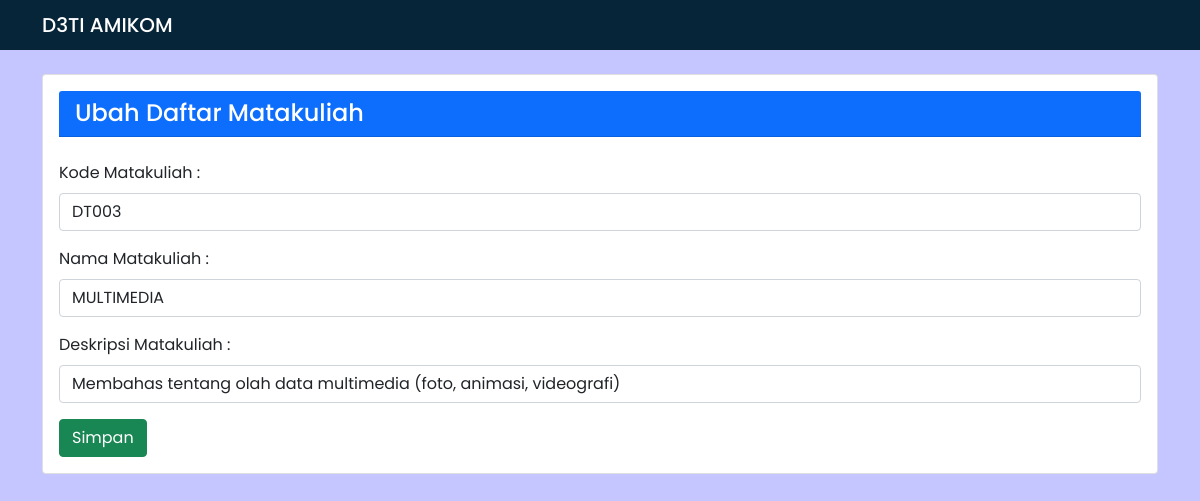
Page /ubah_mk.php?id=3 on the committed database.
### tables this page shows
CREATE TABLE `matakuliah` (
  `id` int(11) NOT NULL,
  `kode` varchar(5) NOT NULL,
  `nama` varchar(50) NOT NULL,
  `deskripsi` text DEFAULT NULL
);

### function.php (called while the page is built, shortened)
<?php
$conn = mysqli_connect("localhost", "root", "", "uts_smt3");
function query($query) {
    global $conn;
    $result = mysqli_query($conn, $query);
    $rows = [];
    while($row = mysqli_fetch_assoc($result)) {
        $rows[] = $row;
    }
    return $rows;
}
?>

### ubah_mk.php (the view, shortened to what this page needs)
<?php
require 'function.php';
$id_mk = $_GET["id"];
$mk = query("SELECT * FROM matakuliah WHERE id = $id_mk")[0];
?>
<!doctype html>
<html lang="en">
  <head>
    <link href="https://cdn.jsdelivr.net/npm/bootstrap@5.1.3/dist/css/bootstrap.min.css" rel="stylesheet">
  </head>
  <body>
    <nav class="navbar navbar-dark">
        <div class="container">
            <span class="navbar-brand mb-0 h1">D3TI AMIKOM</span>
        </div>
    </nav>
    <div class="container">
        <div class="card mt-4">
            <div class="card-body">
                <h4 class="card-header bg-primary text-white mb-4">Ubah Daftar Matakuliah</h4>
                    <form action="" method="post">
                        <div class="mb-3">
                            <label for="kode" class="form-label">Kode Matakuliah : </label>
                            <input type="text" name="kode" onkeyup="this.value = this.value.toUpperCase();" class="form-control" id="kode" value="<?= $mk["kode"]; ?>">
                        </div>
                        <div class="mb-3">
                            <label for="nama" class="form-label">Nama Matakuliah : </label>
                            <input type="text" name="nama" onkeyup="this.value = this.value.toUpperCase();" class="form-control" id="nama" value="<?= $mk["nama"]; ?>">
                        </div>
                        <div class="mb-3">
                            <label for="deskripsi" class="form-label">Deskripsi Matakuliah : </label>
                            <input type="text" name="deskripsi"class="form-control" id="deskripsi" value="<?= $mk["deskripsi"]; ?>">
                        </div>
                        <button type="submit" name="submit" class="btn btn-success">Simpan</button>
                    </form>
                </div>
            </div>
        </div>
  </body>
</html>

### ubah_mk.php (style rules this page uses)
body { background-color: rgb(197, 197, 255); font-family: 'Poppins', sans-serif; }
.navbar { background-color: #062538; font-family: 'Poppins', sans-serif; }

### rows in the picture
matakuliah: kode "DT003", nama "MULTIMEDIA", deskripsi "Membahas tentang olah data multimedia (foto, animasi, videografi)"
